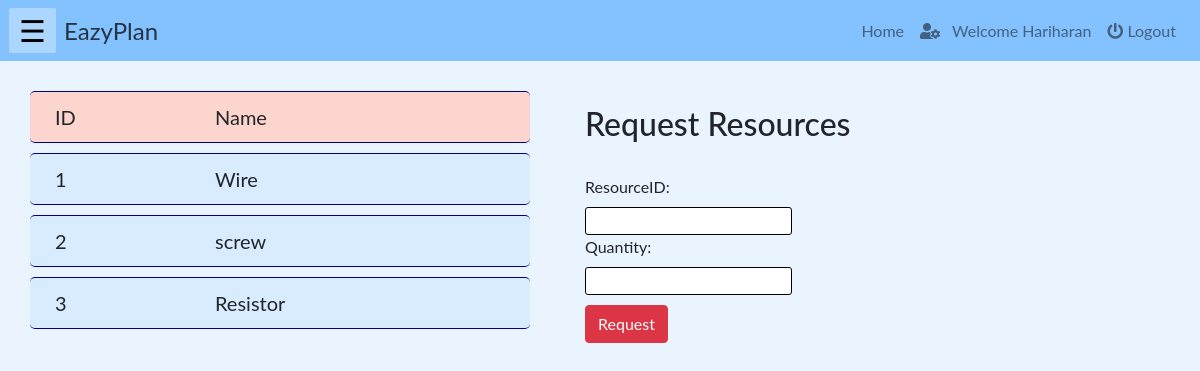
/php/requestResource.php (signed in), run on an earlier commit of the app's database.
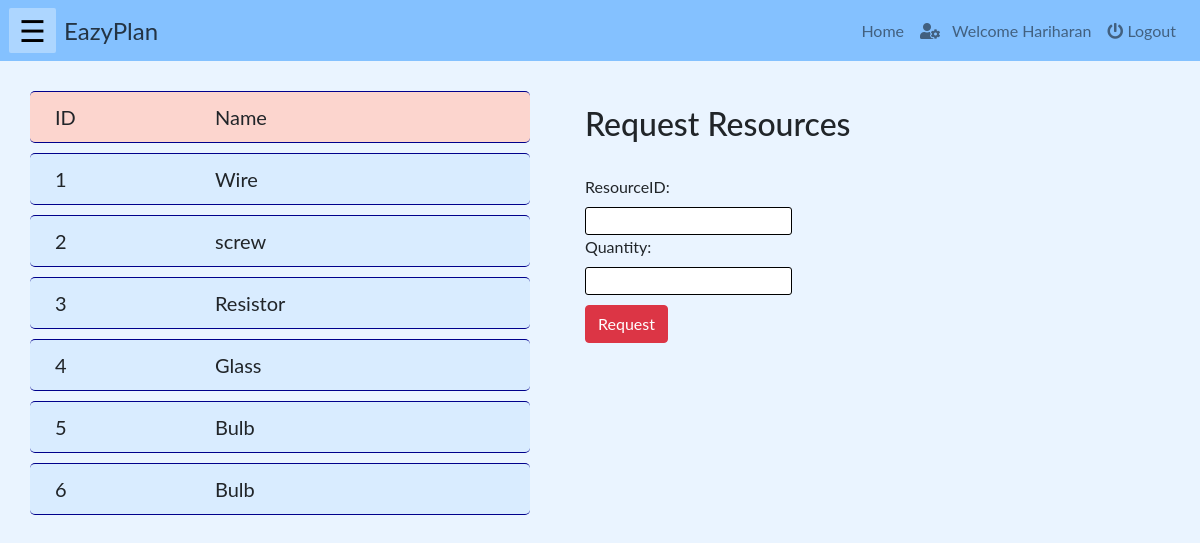
And on a later commit of the database.
### tables this page shows
CREATE TABLE `resource` (
  `id` int(10) NOT NULL,
  `name` varchar(200) NOT NULL,
  `quantity` int(100) NOT NULL,
  `unit` varchar(50) NOT NULL,
  `cost` int(100) NOT NULL
);

### php/requestResource.php (the view, shortened to what this page needs)
<!DOCTYPE html>
<html lang="en">
    <?php
        include("../php/headLinks.php");
        include("../connection/config.php");
        if(isset($_SESSION["name"]) && ($_SESSION["role"]=='worker'))
        {
    ?>
    <body>
        <?php
            include("../php/navbar.php");
        ?>
        <div class="row" style="width:95%; padding:20px">
            <div class="col-md-6">
                <div class="row" id="heading">
                    <div class="col-md-4" id="val" >ID</div>
                    <div class="col-md-8" id="val" >Name</div>
                </div>
                <?php
                    $sql = "select id, name from resource";
                    $resources = mysqli_query($db, $sql);
                    foreach($resources as $resource)
                        {
                ?>
                <div class="row" id="item">
                    <div class="col-md-4" id="val" ><?php echo $resource['id']; ?></div>
                    <div class="col-md-8" id="val" ><?php echo $resource['name']; ?></div>
                </div>
                <?php
                    }
                ?>
            </div>
            <div class="col-md-6">
                <form method="POST">
                <div class="container">
                <br><h2>Request Resources</h2><br>
                    <label id="val" >ResourceID:</label><br>
                    <input id="val" name="id" style="border-radius:3px;border:1px solid black;" required><br>
                    <label id="val" >Quantity:</label><br>
                    <input id="val" name="qty"  style="border-radius:3px;border:1px solid black;" required><br>
                    <button type="submit" class="btn btn-danger" style="margin-top:10px;">Request</button>
                </div>
            </div>
        </div>
    </body>
    <?php
        }
    else{
    echo "<h3 style='color:red'>Login to access the page...</h3>";
    echo "<a href='./login.php'>Click here to login</a>";
    }
    ?>
</html>

What changed in the data, as far as the page shows it:
added resource: id "4", name "Glass"
added resource: id "5", name "Bulb"
added resource: id "6", name "Bulb"
